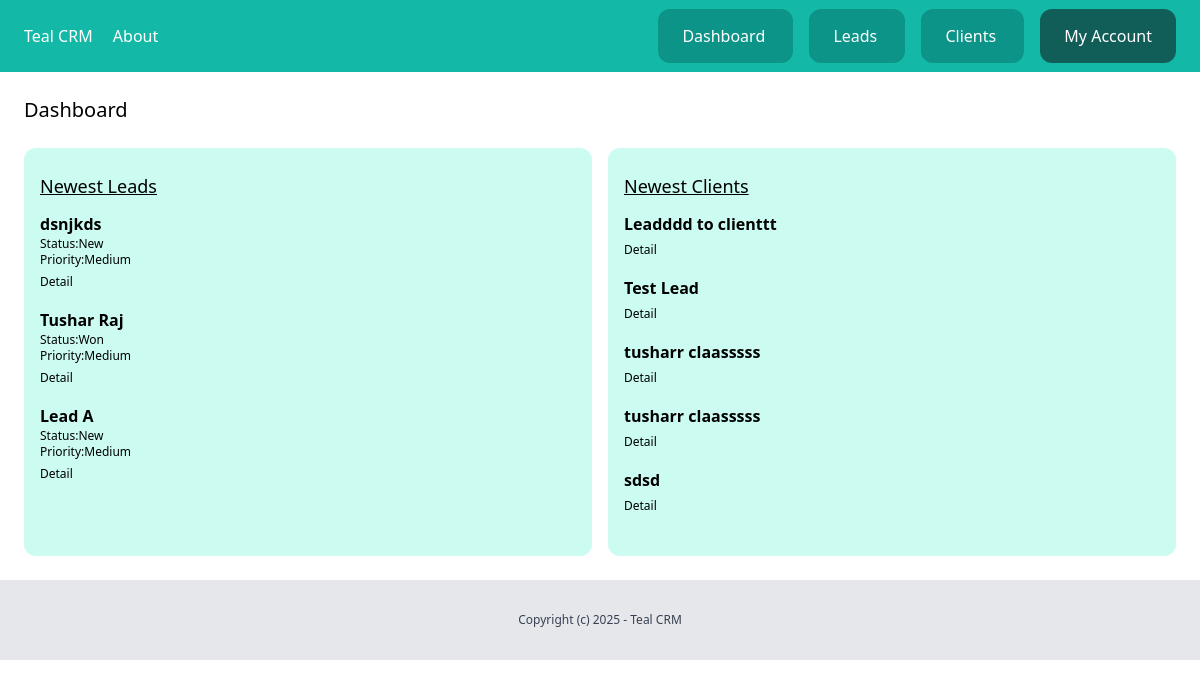
The page /dashboard/ (signed in) on the database its author committed.
### leads/models.py (models this page shows, shortened)
class Lead(models.Model):
    LOW = 'low'
    MEDIUM = 'medium'
    HIGH = 'high'
    CHOICES_PRIORITY = (
        (LOW, 'Low'),
        (MEDIUM, 'Medium'),
        (HIGH, 'High')
    )
    NEW = 'new'
    CONTACTED = 'contacted'
    WON = 'won'
    LOST = 'lost'
    CHOICES_STATUS = (
        (NEW, 'New'),
        (CONTACTED, 'Contacted'),
        (WON, 'Won'),
        (LOST, 'Lost')
    )
    team = models.ForeignKey(Team, related_name='leads', on_delete=models.CASCADE)
    name=models.CharField(max_length=255)
    email=models.EmailField()
    description=models.TextField(blank=True,null=True)
    priority = models.CharField(max_length=10, choices=CHOICES_PRIORITY, default=MEDIUM)
    status = models.CharField(max_length=10, choices=CHOICES_STATUS, default=NEW)
    converted_to_client=models.BooleanField(default=False)
    created_by = models.ForeignKey(User, related_name='leads', on_delete=models.CASCADE)
    created_at = models.DateTimeField(auto_now_add=True)
    modified_at = models.DateTimeField(auto_now=True)
    class Meta:
        ordering=('name',)

### client/models.py (models this page shows, shortened)
class Client(models.Model):
    team = models.ForeignKey(Team, related_name='clients', on_delete=models.CASCADE)
    name=models.CharField(max_length=255)
    email=models.EmailField()
    description=models.TextField(blank=True,null=True)
    created_by = models.ForeignKey(User, related_name='clients', on_delete=models.CASCADE)
    created_at = models.DateTimeField(auto_now_add=True)
    modified_at = models.DateTimeField(auto_now=True)
    class Meta:
        ordering=('name',)

### dashboard/views.py (the view)
# urls.py: path('',views.dashboard,name='index'),
@login_required
def dashboard(request):
    team = Team.objects.filter(created_by=request.user)[0]
    leads = Lead.objects.filter(team=team,converted_to_client=False).order_by('-created_at')[:5]
    clients = Client.objects.filter(team=team).order_by('-created_at')[:5]
    return render(request,'dashboard/dashboard.html',{
     'leads':leads,'clients':clients
    })

### dashboard/templates/dashboard/dashboard.html (shortened to what this page needs)
{% extends 'core/base.html' %}
{% block content %}
<div class="py-6 px-6">
    <h1 class="text-xl mb-6">Dashboard</h1>
    <div class="flex space-x-4">
        <div class="w-1/2  px-4 py-6  bg-teal-100  rounded-xl leads">
            <h2 class="text-lg mb-3 underline">Newest Leads</h2>
            {% for lead in leads %}
            <div class="mb-4 lead">
                <h3 class="font-semibold">{{lead.name}}</h3>
                <p class="text-xs">Status:{{lead.get_status_display}}</p>
                <p class="text-xs">Priority:{{lead.get_priority_display}}</p>
                <a href="{% url 'leads:detail' lead.id %}" class="text-xs">Detail</a>
            </div>
            {% endfor %}
        </div>
        <div class="w-1/2 px-4 py-6 bg-teal-100 rounded-xl  clients">
            <h2 class="text-lg mb-3 underline">Newest Clients</h2>
            {% for client in clients %}
            <div class="mb-4 client">
                <h3 class="font-semibold">{{client.name}}</h3>
                <a href="{% url 'clients:detail' client.id %}" class="text-xs">Detail</a>
            </div>
            {% endfor %}
        </div>
    </div>
</div>
{% endblock %}

### rows shown on the page
Lead: name "dsnjkds", status "New", priority "Medium"
Lead: name "Tushar Raj", status "Won", priority "Medium"
Lead: name "Lead A", status "New", priority "Medium"
Client: name "Leadddd to clienttt"
Client: name "Test Lead"
Client: name "tusharr claasssss"
Client: name "tusharr claasssss"
Client: name "sdsd"
